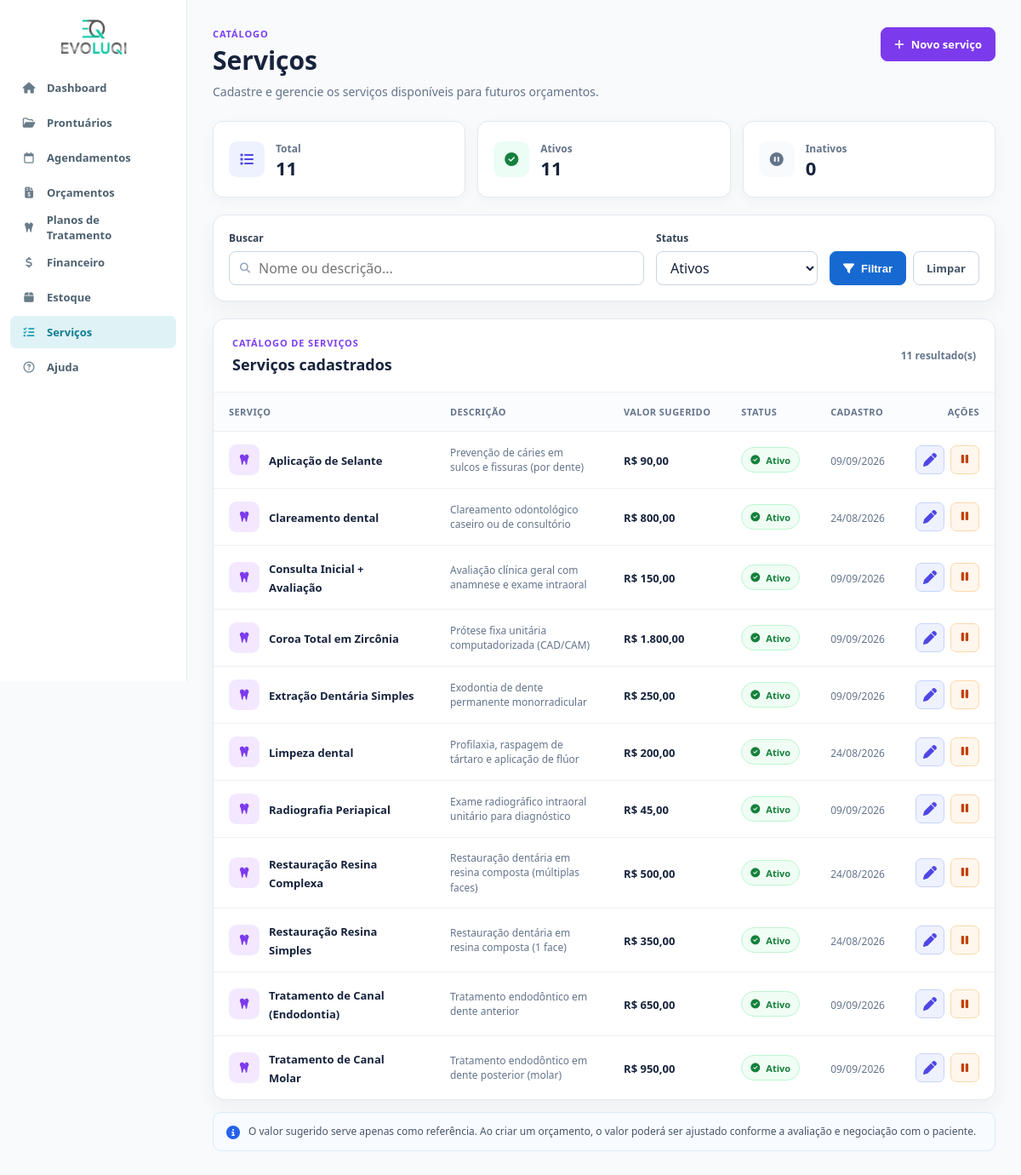
/servicos.php (signed in), run on the app's committed database.
### tables this page shows
CREATE TABLE `servicos` (
  `id` int NOT NULL AUTO_INCREMENT,
  `nome` varchar(255) NOT NULL,
  `descricao` text,
  `valor_sugerido` decimal(10,2) NOT NULL DEFAULT '0.00',
  `ativo` tinyint(1) NOT NULL DEFAULT '1',
  `data_criacao` date NOT NULL,
  PRIMARY KEY (`id`),
  KEY `idx_servicos_ativo` (`ativo`),
  KEY `idx_servicos_nome` (`nome`)
);

### servicos.php (the view, shortened to what this page needs)
<?php
require_once 'conexao/conexao.php';
$busca = trim($_GET['busca'] ?? '');
$status = $_GET['status'] ?? 'ativos';
$where = [];
$params = [];
if ($status === 'ativos') {
    $where[] = 's.ativo = 1';
} elseif ($status === 'inativos') {
    $where[] = 's.ativo = 0';
}
$sql = "
    SELECT
        s.id,
        s.nome,
        s.descricao,
        s.valor_sugerido,
        s.ativo,
        s.data_criacao
    FROM servicos s
";
if (!empty($where)) {
    $sql .= ' WHERE ' . implode(' AND ', $where);
}
$sql .= "
    ORDER BY
        s.ativo DESC,
        s.nome ASC
";
$stmt = $pdo->prepare($sql);
$stmt->execute($params);
$servicos = $stmt->fetchAll(PDO::FETCH_ASSOC);
$stmtResumo = $pdo->query("
    SELECT
        COUNT(*) AS total,
        SUM(CASE WHEN ativo = 1 THEN 1 ELSE 0 END) AS ativos,
        SUM(CASE WHEN ativo = 0 THEN 1 ELSE 0 END) AS inativos
    FROM servicos
");
$resumo = $stmtResumo->fetch(PDO::FETCH_ASSOC);
$totalServicos = (int)($resumo['total'] ?? 0);
$totalAtivos = (int)($resumo['ativos'] ?? 0);
$totalInativos = (int)($resumo['inativos'] ?? 0);
?>
<!DOCTYPE html>
<html lang="pt-BR">
<head>
    <link rel="stylesheet" href="css/global.css">
    <link rel="stylesheet" href="css/variables.css">
    <link rel="stylesheet" href="css/layout.css">
    <link rel="stylesheet" href="css/navbar.css">
    <link rel="stylesheet" href="css/servicos.css">
    <link
        rel="stylesheet"
        href="https://cdnjs.cloudflare.com/ajax/libs/font-awesome/6.5.2/css/all.min.css">
</head>
<body>
    <?php include 'navbar.php'; ?>
    <main class="servicos-page">
        <div class="servicos-container">
            <header class="page-header">
                <div>
                    <span class="page-kicker">
                        CATÁLOGO
                    </span>
                    <h1>
                        Serviços
                    </h1>
                    <p>
                        Cadastre e gerencie os serviços disponíveis
                        para futuros orçamentos.
                    </p>
                </div>
                <a
                    href="novo_servico.php"
                    class="btn btn-primary">
                    <i class="fa-solid fa-plus"></i>
                    Novo serviço
                </a>
            </header>
            <section class="summary-grid">
                <article class="summary-card">
                    <div class="summary-icon neutral">
                        <i class="fa-solid fa-list"></i>
                    </div>
                    <div>
                        <span>
                            Total
                        </span>
                        <strong>
                            <?= $totalServicos ?>
                        </strong>
                    </div>
                </article>
                <article class="summary-card">
                    <div class="summary-icon active">
                        <i class="fa-solid fa-circle-check"></i>
                    </div>
                    <div>
                        <span>
                            Ativos
                        </span>
                        <strong>
                            <?= $totalAtivos ?>
                        </strong>
                    </div>
                </article>
                <article class="summary-card">
                    <div class="summary-icon inactive">
                        <i class="fa-solid fa-circle-pause"></i>
                    </div>
                    <div>
                        <span>
                            Inativos
                        </span>
                        <strong>
                            <?= $totalInativos ?>
                        </strong>
                    </div>
                </article>
            </section>
            <section class="filter-card">
                <form
                    method="GET"
                    class="filter-form">
                    <div class="filter-field search-field">
                        <label for="busca">
                            Buscar
                        </label>
                        <div class="input-with-icon">
                            <input
                                type="text"
                                id="busca"
                                name="busca"
                                value="<?= htmlspecialchars($busca) ?>"
                                placeholder="Nome ou descrição...">
                        </div>
                    </div>
                    <div class="filter-field">
                        <label for="status">
                            Status
                        </label>
                        <select
                            id="status"
                            name="status">
                            <option
                                value="ativos"
                                <?= $status === 'ativos' ? 'selected' : '' ?>>
                                Ativos
                            </option>
                        </select>
                    </div>
                    <div class="filter-actions">
                        <button
                            type="submit"
                            class="btn btn-filter">
                            <i class="fa-solid fa-filter"></i>
                            Filtrar
                        </button>
                        <a
                            href="servicos.php"
                            class="btn btn-outline">
                            Limpar
                        </a>
                    </div>
                </form>
            </section>
            <section class="table-card">
                <div class="table-header">
                    <div>
                        <span class="table-kicker">
                            CATÁLOGO DE SERVIÇOS
                        </span>
                        <h2>
                            Serviços cadastrados
                        </h2>
                    </div>
                    <span class="result-count">
                        <?= count($servicos) ?>
                        resultado(s)
                    </span>
                </div>
                <?php if (empty($servicos)): ?>
                    <div class="empty-state">
                        <div class="empty-icon">
                            <i class="fa-regular fa-folder-open"></i>
                        </div>
                        <strong>
                            Nenhum serviço encontrado
                        </strong>
                        <span>
                            Ajuste os filtros ou cadastre um novo serviço.
                        </span>
                        <a
                            href="novo_servico.php"
                            class="btn btn-primary">
                            <i class="fa-solid fa-plus"></i>
                            Cadastrar serviço
                        </a>
                    </div>
                <?php else: ?>
                    <div class="table-wrapper">
                        <table class="services-table">
                            <thead>
                                <tr>
                                    <th>Serviço</th>
                                    <th>Descrição</th>
                                    <th>Valor sugerido</th>
                                    <th>Status</th>
                                    <th>Cadastro</th>
                                    <th class="actions-column">Ações</th>
                                </tr>
                            </thead>
                            <tbody>
                                <?php foreach ($servicos as $servico): ?>
                                    <tr>
                                        <td>
                                            <div class="service-name">
                                                <div class="service-icon">
                                                    <i class="fa-solid fa-tooth"></i>
                                                </div>
                                                <div>
                                                    <strong>
                                                        <?= htmlspecialchars($servico['nome']) ?>
                                                    </strong>
                                                </div>
                                            </div>
                                        </td>
                                        <td>
                                            <div class="service-description">
                                                <?php if (!empty($servico['descricao'])): ?>
                                                    <?= htmlspecialchars($servico['descricao']) ?>
                                                <?php else: ?>
                                                    <span class="description-empty">
                                                        Sem descrição
                                                    </span>
                                                <?php endif; ?>
                                            </div>
                                        </td>
                                        <td>
                                            <strong class="service-value">
                                                R$
                                                <?= number_format(
                                                    (float)$servico['valor_sugerido'],
                                                    2,
                                                    ',',
                                                    '.'
                                                ) ?>
                                            </strong>
                                        </td>
                                        <td>
                                            <?php if ((int)$servico['ativo'] === 1): ?>
                                                <span class="status-badge active">
                                                    <i class="fa-solid fa-circle-check"></i>
                                                    Ativo
                                                </span>
                                            <?php endif; ?>
                                        </td>
                                        <td>
                                            <span class="date-text">
                                                <?= date(
                                                    'd/m/Y',
                                                    strtotime($servico['data_criacao'])
                                                ) ?>
                                            </span>
                                        </td>
                                        <td class="actions-cell">
                                            <div class="action-buttons">
                                                <a
                                                    href="editar_servico.php?id=<?= (int)$servico['id'] ?>"
                                                    class="action-button edit"
                                                    title="Editar serviço">
                                                    <i class="fa-solid fa-pen"></i>
                                                </a>
                                                <form
                                                    method="POST"
                                                    action="alternar_status_servico.php"
                                                    class="status-form"
                                                    onsubmit="return confirm(
                                                'Deseja realmente alterar o status deste serviço?'
                                            );">
                                                    <?php if ((int)$servico['ativo'] === 1): ?>
                                                        <button
                                                            type="submit"
                                                            class="action-button toggle deactivate"
                                                            title="Desativar serviço">
                                                            <i class="fa-solid fa-pause"></i>
                                                        </button>
                                                    <?php endif; ?>
                                                </form>
                                            </div>
                                        </td>
                                    </tr>
                                <?php endforeach; ?>
                            </tbody>
                        </table>
                    </div>
                <?php endif; ?>
            </section>
            <div class="catalog-note">
                <i class="fa-solid fa-circle-info"></i>
                <p>
                    O valor sugerido serve apenas como referência.
                    Ao criar um orçamento, o valor poderá ser ajustado
                    conforme a avaliação e negociação com o paciente.
                </p>
            </div>
        </div>
    </main>
</body>
</html>

### css/global.css (style rules this page uses)
* { margin: 0; padding: 0; box-sizing: border-box; }
body { font-family: "Segoe UI", Arial, sans-serif; display: flex; background: var(--background); min-height: 100vh; overflow-x: hidden; color: var(--text); }
h1 { font-size: 28px; font-weight: 700; margin-bottom: 25px; }

### css/variables.css (style rules this page uses)
:root { --primary: #2563eb; --primary-dark: #1d4ed8; --primary-light: #dbeafe; --success: #16a34a; --danger: #dc2626; --warning: #f59e0b; --background: #f8fafc; --surface: #ffffff; --text: #1e293b; --text-light: #64748b; --border: #e2e8f0; --shadow: 0 8px 25px rgba(15, 23, 42, 0.08); --radius: 14px; }

### data on the page
servicos: nome "Aplicação de Selante", descricao "Prevenção de cáries em sulcos e fissuras (por dente)", valor_sugerido "90,00", ativo 1 (drawn), data_criacao "09/09/2026"
servicos: nome "Clareamento dental", descricao "Clareamento odontológico caseiro ou de consultório", valor_sugerido "800,00", ativo 1 (drawn), data_criacao "24/08/2026"
servicos: nome "Consulta Inicial + Avaliação", descricao "Avaliação clínica geral com anamnese e exame intraoral", valor_sugerido "150,00", ativo 1 (drawn), data_criacao "09/09/2026"
servicos: nome "Coroa Total em Zircônia", descricao "Prótese fixa unitária computadorizada (CAD/CAM)", valor_sugerido "1.800,00", ativo 1 (drawn), data_criacao "09/09/2026"
servicos: nome "Extração Dentária Simples", descricao "Exodontia de dente permanente monorradicular", valor_sugerido "250,00", ativo 1 (drawn), data_criacao "09/09/2026"
servicos: nome "Limpeza dental", descricao "Profilaxia, raspagem de tártaro e aplicação de flúor", valor_sugerido "200,00", ativo 1 (drawn), data_criacao "24/08/2026"
servicos: nome "Radiografia Periapical", descricao "Exame radiográfico intraoral unitário para diagnóstico", valor_sugerido "45,00", ativo 1 (drawn), data_criacao "09/09/2026"
servicos: nome "Restauração Resina Complexa", descricao "Restauração dentária em resina composta (múltiplas faces)", valor_sugerido "500,00", ativo 1 (drawn), data_criacao "24/08/2026"
servicos: nome "Restauração Resina Simples", descricao "Restauração dentária em resina composta (1 face)", valor_sugerido "350,00", ativo 1 (drawn), data_criacao "24/08/2026"
servicos: nome "Tratamento de Canal (Endodontia)", descricao "Tratamento endodôntico em dente anterior", valor_sugerido "650,00", ativo 1 (drawn), data_criacao "09/09/2026"
servicos: nome "Tratamento de Canal Molar", descricao "Tratamento endodôntico em dente posterior (molar)", valor_sugerido "950,00", ativo 1 (drawn), data_criacao "09/09/2026"

### other printed values
$totalServicos "11"
$totalAtivos "11"
$totalInativos "0"
count($servicos) "11"
